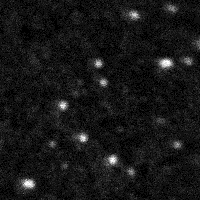
#> input picture rem_nacl/REM_NaCLshort3.lif - Image015-1.tif, 200 x 200 px; its folder holds only this picture in this run
$ jupyter execute --allow-errors ND_pipeline_cleaned.ipynb   (older library calls are emulated)
#> lines starting #> are read from the running program, lines starting #| are printed output that depends on the picture; after the words box and inside, x2 and y2 are one past the last pixel; in counts of white or black regions, pixels touching at a corner belong together
[cell 1]
import numpy as np
import matplotlib.pyplot as plt

[cell 2]
#  cleanup version 17.3.22

import cv2
import matplotlib.pyplot as plt
from glob import glob
import imageio as iio
import skimage
from skimage import data
from skimage.filters import threshold_otsu
from skimage.segmentation import clear_border
from skimage.measure import label, regionprops
from skimage.morphology import closing, square
from skimage.color import label2rgb
from skimage.measure import label, regionprops, regionprops_table
from skimage.morphology import closing, square, disk
from skimage.color import label2rgb
import numpy as np
import matplotlib.pyplot as plt
import matplotlib.patches as mpatches
from skimage import data, filters, measure, morphology
import pandas as pd
from os import listdir
from os.path import isfile, join
import os
print(skimage.__version__)
from statistics import mean
import scipy.ndimage.morphology as ndi
import numpy as np
import matplotlib.pyplot as plt
from scipy import ndimage as ndi
from skimage.segmentation import watershed
from skimage.feature import peak_local_max
import os
import openpyxl
import pandas as pd
from openpyxl.utils.dataframe import dataframe_to_rows
from PIL import Image, ImageFilter
from scipy.ndimage.filters import gaussian_filter
from skimage import morphology
import xlsxwriter
import pandas as pd
import seaborn as sns
import matplotlib.pyplot as plt
import cv2
import matplotlib.pyplot as plt
from glob import glob
import imageio as iio
import skimage
from skimage import data
from skimage.filters import threshold_otsu
from skimage.segmentation import clear_border
from skimage.measure import label, regionprops
from skimage.morphology import closing, square
from skimage.color import label2rgb
from skimage.measure import label, regionprops, regionprops_table
from skimage.morphology import closing, square, disk
from skimage.color import label2rgb
import numpy as np
import matplotlib.pyplot as plt
import matplotlib.patches as mpatches
from skimage import data, filters, measure, morphology
import pandas as pd
from os import listdir
from os.path import isfile, join
import os
print(skimage.__version__)
from statistics import mean
import scipy.ndimage.morphology as ndi
import numpy as np
import matplotlib.pyplot as plt
from scipy import ndimage as ndi
from skimage.segmentation import watershed
from skimage.feature import peak_local_max
import os
import openpyxl
import pandas as pd
from openpyxl.utils.dataframe import dataframe_to_rows
from PIL import Image, ImageFilter
from scipy.ndimage.filters import gaussian_filter
from skimage import morphology
import xlsxwriter
import cv2
import matplotlib.pyplot as plt
from glob import glob
import imageio as iio
import skimage
from skimage import data
from skimage.filters import threshold_otsu
from skimage.segmentation import clear_border
from skimage.measure import label, regionprops
from skimage.morphology import closing, square
from skimage.color import label2rgb
from skimage.measure import label, regionprops, regionprops_table
from skimage.morphology import closing, square, disk
from skimage.color import label2rgb
import numpy as np
import matplotlib.pyplot as plt
import matplotlib.patches as mpatches
from skimage import data, filters, measure, morphology
import pandas as pd
from os import listdir
from os.path import isfile, join
from statistics import mean
import scipy.ndimage.morphology as ndi

from scipy import ndimage as ndi

from skimage.segmentation import watershed
from skimage.feature import peak_local_max
import os
import openpyxl
import pandas as pd
from openpyxl.utils.dataframe import dataframe_to_rows
import seaborn as sns

from sklearn.manifold import TSNE
from sklearn import preprocessing
from scipy.ndimage.filters import gaussian_filter
from skimage import morphology
import statistics

from sklearn.model_selection import train_test_split
from sklearn.metrics import mean_squared_error
from math import sqrt
from sklearn.neighbors import KNeighborsRegressor
from sklearn.model_selection import GridSearchCV
from sklearn.ensemble import BaggingRegressor

from sklearn.neighbors import KNeighborsClassifier
from sklearn import metrics
from matplotlib.colors import ListedColormap
from sklearn.metrics import accuracy_score
from sklearn.metrics import balanced_accuracy_score
from sklearn.model_selection import cross_val_score as cross_val_score
import pandas as pd
from pylab import rcParams
from sklearn.ensemble import RandomForestClassifier
from sklearn.model_selection import RandomizedSearchCV
from sklearn.metrics import accuracy_score, confusion_matrix, classification_report
from sklearn import tree
#%reset


########################################### get excel and pictures:
# [110 lines left out: functions paths, pic, not called in this run]


##################################################################### for many statistics:


def semua(l, order):
    df_all=pd.DataFrame()
    df_list=[0]*len(l)
    names_all=[0]*len(l)
    arry_l=[0]*len(l)
    länge=[0]*len(l)
    for num, kata in enumerate (l):


        df_list[num], names_all[num], arry_l[num]=paths_plot(kata)
        df_all=df_all.append(df_list[num], ignore_index=True)

        länge[num]=df_list[num].shape[0]


    for i in range (len(arry_l)):

        if i==0:
            if len(arry_l)==3:
                arry_all=np.concatenate((arry_l[i], arry_l[i+1], arry_l[i+2]), axis=0)
            elif len(arry_l)==2:
                arry_all=np.concatenate((arry_l[i], arry_l[i+1]), axis=0)
            elif len(arry_l)==4:
                 arry_all=np.concatenate((arry_l[i], arry_l[i+1], arry_l[i+2], arry_l[i+3]), axis=0)


    condition=1*names_all
    condition2=[]
    names_all2=[]

    for i, j in enumerate (condi_list):

        condition[i] = [j]*len(names_all[i])

    for i, j in enumerate(names_all):
        for index, name in enumerate (j):
            names_all2.append(name)

    for i, j in enumerate(condition):
        for index, name in enumerate (j):
            condition2.append(name)


    condi_df=[]
    for i, j in enumerate (condi_list):
        condi_df.append(länge[i]*[j])

    condi_df2=[]
    for i, j in enumerate(condi_df):
        for index, name in enumerate (j):
            condi_df2.append(name)

    df_all["condition"]=condi_df2


    d=plots_all(df_all, order)
    plot_correlation(df_all)

    arry_all, names_all2, condition2=tsn_all(arry_all, names_all2, condition2)
    knn_classifier=knn_all(arry_all, condition2, order)
    forest (arry_all, condition2, df_all, order)


    return arry_all, names_all2, condition2


#######################################################################################

# [208 lines left out: functions tsn_all, plot_correlation, knn_all, forest, plots_all, not called in this run]


##############################################################################


def paths_plot(mypath):
#> called with mypath = './rem_nacl'
    p=[]
    names=[]
    onlyfiles = [f for f in listdir(mypath) if isfile(join(mypath, f))]

    for i in onlyfiles:
        if i.endswith(".tif"):
            names.append(i)
            path=os.path.join(mypath, i)
            p.append(path)
    arry = np.ones((len(names), 19))
    df=pd.DataFrame()

    for i in range(len(p)):

        name=names[i]
        #print(name)
        b=glob(p[i])

        image=iio.imread(b[0])
#> image is the input picture: shape (200, 200) uint16; min 0, max 4095, mean 456.4
        mean=image[i].mean()
#> mean = 391.6

        props4, arry_im, list_size4, mean_area, var_size, density, list_fluo, list_relative_fluo, mean_fluo, var_fluo, list_intensity_max, mean_intensity_max, list_intensity_min, mean_intensity_min, list_area_filled, mean_area_filled, list_axis_major_length, mean_axis_major_length, list_axis_minor_length, mean_axis_minor_length, list_eccentricity, mean_eccentricity, list_equivalent_diameter_area, mean_equivalent_diameter_area,  list_perimeter, mean_perimeter, list_label, sum_label, image, thresh3, closed3, cleared3, image_label_overlay4, label_image4 =mybin(image, pixel)
        #print(arry_im)
        columns = ["name","area","mean_area", "var_area", "density", "intensity", "relative_intensity", "mean_intesity", "var_intesity", "max_intesity", "mean_max_intesity", "min_intesity", "mean_min_intensity", "area_filled", "mean_area_filled", "major_axis_length", "mean_major_axis_length", "minor_axis_length", "mean_minor_axis_length", "eccentricity", "mean_eccentricity", "equivalent_diameter_area", "mean_equivalent_diameter_area", "perimeter", "mean_perimeter", "label", "sum_label"]
        new=list_size4
        if len(list_size4)>0:
            for j in range (len(list_size4)):

                new[j]= [name, list_size4[j], mean_area, var_size, density, list_fluo[j], list_relative_fluo[j], mean_fluo, var_fluo, list_intensity_max[j], mean_intensity_max, list_intensity_min[j], mean_intensity_min, list_area_filled[j], mean_area_filled, list_axis_major_length[j], mean_axis_major_length, list_axis_minor_length[j], mean_axis_minor_length, list_eccentricity[j], mean_eccentricity, list_equivalent_diameter_area[j], mean_equivalent_diameter_area,  list_perimeter[j], mean_perimeter, list_label[j], sum_label ]
            rows = new
            data = pd.DataFrame(rows, columns=columns)

        else:
            new=[[0, 0, 0, 0, 0, 0, 0, 0, 0, 0, 0, 0, 0, 0, 0, 0, 0, 0, 0, 0, 0, 0, 0, 0, 0, 0, 0]]
            new[0][0]=name

            print("no data")

            rows=new
            data=pd.DataFrame(rows, columns=columns)

        df=df.append(data, ignore_index=True)

        arry[i]=arry_im


    return(df, names, arry)


##############################################################################################
# estimation of parameter lambda of a poisson distribution- works
def mybin(image, pixel):
    #pixelsize= (9.02/image.shape[0])**2 # 1 pixel has 0.0451 microns-> need squared
    #pixellength=9.02/image.shape[0]
#> called with pixel = 9.02
    pixelsize=(pixel/image.shape[0])**2 # enter the pixelsize in microns
    pixellength=pixel/image.shape[0] # enter the pixelsize in microns


    me=image.mean()
#> me = 456.4
    ratio = 2 * me
#> ratio = 912.8
    blurred = gaussian_filter(image, sigma=0.9)
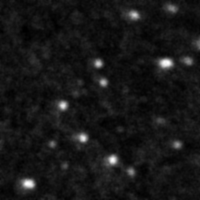
#> blurred: shape (200, 200) uint16; min 119, max 3787, mean 455.4; drawn with min black and max white

    thresh3=1*blurred
    thresh3[ thresh3<ratio]=0
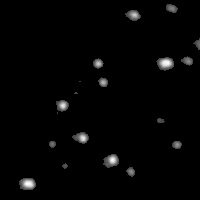
#> thresh3: shape (200, 200) uint16; min 0, max 3787, mean 62.8; drawn with min black and max white
    thresh3[thresh3>ratio]=1
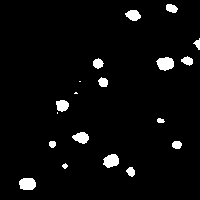
#> thresh3: shape (200, 200) uint16; values 0 (black) and 1 (white), 3.8% white; 19 white regions (3 under 20 px), largest, box (x1, y1, x2, y2) and area: (156, 57, 174, 71) 187, (19, 178, 36, 190) 176, (103, 154, 119, 168) 167

    closed3 = closing(thresh3) #dilation followed by an erosion
    cleared3 = clear_border(closed3)
#> cleared3: shape (200, 200) uint16; values 0 (black) and 1 (white), 3.7% white; 17 white regions (2 under 20 px)
    distance3 = ndi.distance_transform_edt(cleared3)
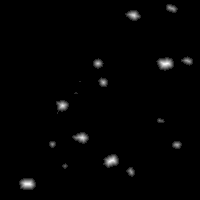
#> distance3: shape (200, 200) float64; min 0, max 6.32, mean 0.0841; drawn with min black and max white
    coords3 = peak_local_max(distance3, labels=cleared3, footprint=np.ones((5, 5)), min_distance=8, exclude_border=True)
#> coords3 = 18 rows, first 8: [63, 166], [160, 111], [183, 26], [105, 62], [137, 82], [15, 133], [63, 97], [82, 103]
    mask3 = np.zeros(distance3.shape, dtype=bool)
    mask3[tuple(coords3.T)] = True
    markers3, _ = ndi.label(mask3)
    labels_water3 = watershed(-distance3, markers3, mask=cleared3, watershed_line=True)
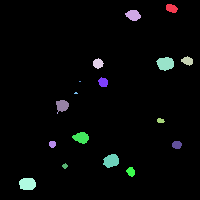
#> labels_water3: shape (200, 200) int32; 19 distinct labels, from 0 to 18; one colour per label, 0 black
    label_image4 = label(labels_water3)
#> label_image4: shape (200, 200) int64; 19 distinct labels, from 0 to 18
    image_label_overlay4 = label2rgb(label_image4, image=image, bg_label=0, alpha=1)
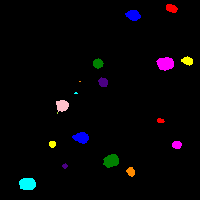
#> image_label_overlay4: shape (200, 200, 3) float64; mean R, G, B 0.0175, 0.0139, 0.0211

    props4=regionprops(label_image=label_image4, intensity_image=image, cache=True)
#> props4 = 18 regions; largest, box (x1, y1, x2, y2) and area: (156, 57, 174, 71) 187, (19, 178, 36, 190) 176, (103, 154, 119, 168) 167, (72, 132, 89, 144) 139, (125, 10, 141, 21) 125

    list_size4=[] #for watershed
    for i in range (len (props4)):
        if props4[i].area >=1:
            list_size4.append(props4[i].area *pixelsize)
#> this loop made 18 passes
#> after the loop, list_size4 = [0.165, 0.254, 0.159, 0.38, 0.169, 0.153, 0.00407, 0.0122, 0.246, 0.00407, 0.0631, 0.283, 0.0834, 0.134, 0.34, 0.0468, 0.128, 0.358]
            #print("area", props4[i].area *pixelsize)
    if len(list_size4)>0:
        mean_area=mean(list_size4)*pixelsize
#> mean_area = 0.000337
    else:
        mean_area=0

    if len(list_size4)>0:
        density=((sum(list_size4)*pixelsize)/image.shape[0])
#> density = 3.03e-05
    else:
        density=0


    list_fluo=[]
    list_relative_fluo=[]
    for i in range (len (props4)):
        if props4[i].area >=1:
            list_fluo.append(props4[i].mean_intensity)
            list_relative_fluo.append((props4[i].mean_intensity)/me)
#> after the loop, list_fluo = [1378.7, 1653.5, 1448.9, 2060.4, 1778.9, 1692.9, 1146, 1119.3, 1789.2, 1172.5, 1134.9, 1740.3, 1319.5, 1490.4, 1800, 1154, 1457.2, 2052.3]; list_relative_fluo = [3.02, 3.62, 3.17, 4.51, 3.9, 3.71, 2.51, 2.45, 3.92, 2.57, 2.49, 3.81, 2.89, 3.27, 3.94, 2.53, 3.19, 4.5]
    if len(list_size4)>0:
        mean_fluo=mean(list_fluo)
#> mean_fluo = 1521.6
        mean_relative_fluo=mean(list_relative_fluo)
#> mean_relative_fluo = 3.33
    else:
        mean_fluo=0
        mean_relative_fluo=0

    list_intensity_max=[]
    for i in range (len (props4)):
        if props4[i].area >=1:
             list_intensity_max.append(props4[i].max_intensity)
#> after the loop, list_intensity_max = [2239, 3530, 2666, 4095, 3530, 3316, 1226, 1439, 4020, 1226, 1493, 3860, 2399, 2773, 4031, 1546, 2613, 4095]
    if len(list_size4)>0:
        mean_intensity_max=mean(list_intensity_max)
#> mean_intensity_max = 2783.2
    else:
        mean_intensity_max=0

    list_intensity_min=[]
    for i in range (len (props4)):
        if props4[i].area >=1:
            list_intensity_min.append(props4[i].min_intensity)
#> after the loop, list_intensity_min = [586, 533, 533, 533, 639, 639, 1066, 906, 533, 1119, 639, 479, 479, 746, 639, 693, 639, 479]
    if len(list_size4)>0:
        mean_intensity_min=mean(list_intensity_min)
#> mean_intensity_min = 660
    else:
        mean_intensity_min=0

    list_area_filled=[]
    for i in range (len (props4)):
        if props4[i].area >=1:
            list_area_filled.append(props4[i].filled_area *pixelsize)
#> after the loop, list_area_filled has the same summary as list_size4
    if len(list_size4)>0:
        mean_area_filled=mean(list_area_filled)*pixelsize
#> mean_area_filled = 0.000337
    else:
        mean_area_filled=0


    list_axis_major_length=[]
    for i in range (len (props4)):
        if props4[i].area >=1:
            list_axis_major_length.append(props4[i].major_axis_length*pixellength)
#> after the loop, list_axis_major_length = [0.576, 0.683, 0.551, 0.803, 0.478, 0.471, 0.0902, 0.173, 0.59, 0.0902, 0.364, 0.738, 0.326, 0.456, 0.75, 0.255, 0.454, 0.793]
    if len(list_size4)>0:
        mean_axis_major_length=mean(list_axis_major_length)*pixellength
#> mean_axis_major_length = 0.0217
    else:
        mean_axis_major_length=0

    list_axis_minor_length=[]
    for i in range (len (props4)):
        if props4[i].area >=1:
            list_axis_minor_length.append(props4[i].minor_axis_length*pixellength)
#> after the loop, list_axis_minor_length = [0.365, 0.48, 0.373, 0.609, 0.451, 0.413, 0, 0.085, 0.542, 0, 0.221, 0.502, 0.323, 0.373, 0.583, 0.236, 0.364, 0.577]
    if len(list_size4)>0:
        mean_axis_minor_length=mean(list_axis_minor_length)*pixellength
#> mean_axis_minor_length = 0.0163
    else:
        mean_axis_minor_length=0

    list_eccentricity=[]
    for i in range (len (props4)):
        if props4[i].area >=1:
            list_eccentricity.append(props4[i].eccentricity)
#> after the loop, list_eccentricity = [0.774, 0.711, 0.736, 0.652, 0.335, 0.481, 1, 0.87, 0.395, 1, 0.795, 0.733, 0.135, 0.576, 0.628, 0.384, 0.598, 0.685]

    if len(list_size4)>0:
        mean_eccentricity=mean(list_eccentricity)
#> mean_eccentricity = 0.638
    else:
        mean_eccentricity=0

    list_equivalent_diameter_area=[]
    for i in range (len (props4)):
        if props4[i].area >=1:
             list_equivalent_diameter_area.append(props4[i].equivalent_diameter*pixellength)
#> after the loop, list_equivalent_diameter_area = [0.458, 0.569, 0.449, 0.696, 0.464, 0.441, 0.072, 0.125, 0.56, 0.072, 0.283, 0.6, 0.326, 0.413, 0.658, 0.244, 0.404, 0.675]
    if len(list_size4)>0:
        mean_equivalent_diameter_area=mean(list_equivalent_diameter_area)*pixellength
#> mean_equivalent_diameter_area = 0.0188
    else:
        mean_equivalent_diameter_area=0

    list_perimeter=[]
    for i in range (len (props4)):
        if props4[i].area >=1:
            list_perimeter.append(props4[i].perimeter*pixellength)
#> after the loop, list_perimeter = [1.45, 1.86, 1.49, 2.28, 1.46, 1.36, 0, 0.289, 1.83, 0, 0.86, 2.01, 0.924, 1.23, 2.17, 0.691, 1.24, 2.14]

    if len(list_size4)>0:
        mean_perimeter=mean(list_perimeter)*pixellength
#> mean_perimeter = 0.0584
    else:
        mean_perimeter=0

    list_label=[]
    for i in range (len (props4)):
        if props4[i].area >=1:
            list_label.append(props4[i].label)
#> after the loop, list_label = [1, 2, 3, 4, 5, 6, 7, 8, 9, 10, 11, 12, 13, 14, 15, 16, 17, 18]
    if len(list_size4)>0:
        sum_label=len(list_label)
#> sum_label = 18

    else:
        sum_label=0

    if len(list_size4)>0:
        var_fluo=2*(statistics.pstdev(list_fluo))
#> var_fluo = 607.9
        var_size=2*(statistics.pstdev(list_size4))
#> var_size = 0.236
    else:
        var_fluo=0
        var_size=0


    arry_im=np.array([0.0,0.0,0.0,0.0,0.0,0.0,0.0,0.0,0.0,0.0,0.0,0.0,0.0,0.0,0.0,0.0,0.0, 0.0, 0.0])
    arry_im[0]=me
    arry_im[1]=np.var(image)
    arry_im[2]=blurred.mean()
    arry_im[3]=np.var(blurred)
    arry_im[4]=mean_fluo
    arry_im[5]=var_fluo
    arry_im[6]=mean_area
    arry_im[7]=var_size
    arry_im[8]=mean_intensity_max
    arry_im[9]=mean_intensity_min
    arry_im[10]=mean_area_filled
    arry_im[11]=mean_axis_major_length
    arry_im[12]=mean_axis_minor_length
    arry_im[13]=mean_eccentricity
    arry_im[14]=mean_equivalent_diameter_area
    arry_im[15]=mean_perimeter
    arry_im[16]=sum_label
    arry_im[17]=density
    arry_im[18]=mean_relative_fluo


    return(props4, arry_im, list_size4, mean_area, var_size, density, list_fluo, list_relative_fluo, mean_fluo, var_fluo, list_intensity_max, mean_intensity_max, list_intensity_min, mean_intensity_min, list_area_filled, mean_area_filled, list_axis_major_length, mean_axis_major_length, list_axis_minor_length, mean_axis_minor_length, list_eccentricity, mean_eccentricity, list_equivalent_diameter_area, mean_equivalent_diameter_area,  list_perimeter, mean_perimeter, list_label, sum_label, image, thresh3, closed3, cleared3, image_label_overlay4, label_image4 )


#######################################################################


f2=r"./rem_nacl\rem_nacl"
f1=r"./rem_ms"
l=[r"./rem_nacl", r"./rem_ms"]
condi_list=["NaCl", "MS"]
order=["MS", "NaCl"]

pixel=9.02 # enter pixelsize of your image (can check this in fiji)

#> (the rest of this cell did not finish here and is left out)

#> in paths_plot, `props4, arry_im, list_size4, mean_area, var_size, density, list_fluo, ..`: arry_im = 19 values, max 120101.9 at index 1, min 3.03e-05 at index 17, mean 11414.7; mean_area = 0.000337; var_size = 0.236; density = 3.03e-05; mean_fluo = 1521.6; var_fluo = 607.9; mean_intensity_max = 2783.2; mean_intensity_min = 660; list_area_filled has the same summary as list_size4 in mybin; mean_area_filled = 0.000337; mean_axis_major_length = 0.0217; mean_axis_minor_length = 0.0163; mean_eccentricity = 0.638; mean_equivalent_diameter_area = 0.0188; mean_perimeter = 0.0584; sum_label = 18
#> in paths_plot, `new=list_size4`: new has the same summary as list_size4 in mybin
#> the loop in paths_plot, `for j in range (len(list_size4)): ` made 18 passes
#> after the loop in paths_plot, `for j in range (len(list_size4)):`: new = 18 items
#> in paths_plot, `data = pd.DataFrame(rows, columns=columns)`: data = table of 18 rows and 27 columns

paths(f1, pixel) # get excel, pictures from 1 condition


# [10 lines of commented-out code are left out]
globals().clear()
locals().clear()
